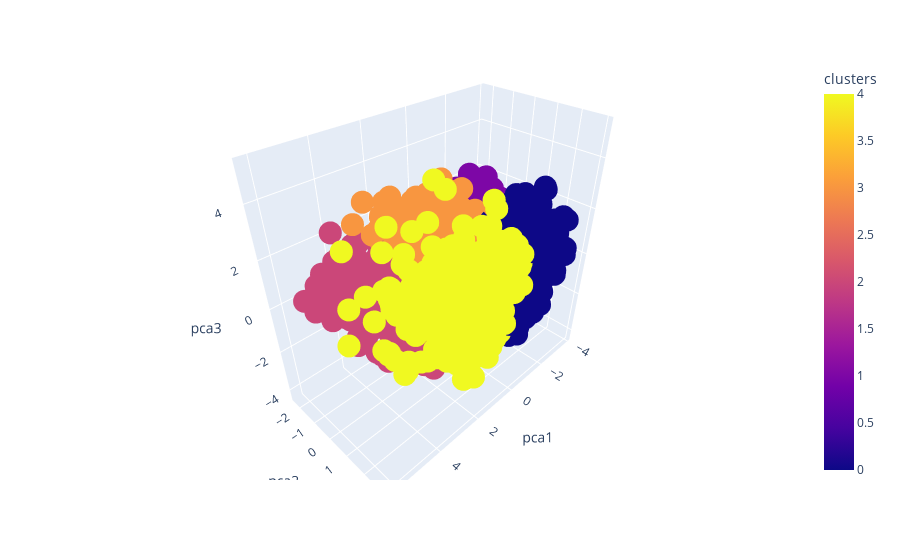

This figure's notebook cell:
### Code cell
import plotly.express as px

fig = px.scatter_3d(pca_df, x = "pca1", y = "pca2", z = "pca3", color = "clusters")
fig.show()

### Figure 1 — Plotly figure (JSON) as saved in the notebook; plotly's stock layout.template omitted (floating-point values rounded to 4 significant figures; data arrays with more than 128 entries replaced by an {"elided": "..."} marker saying what was removed)
{"data": [{"hovertemplate": "pca1=%{x}<br>pca2=%{y}<br>pca3=%{z}<br>clusters=%{marker.color}<extra></extra>", "legendgroup": "", "marker": {"color": {"elided": "2823 int values"}, "coloraxis": "coloraxis", "symbol": "circle"}, "mode": "markers", "name": "", "scene": "scene", "showlegend": false, "type": "scatter3d", "x": {"elided": "2823 float values"}, "y": {"elided": "2823 float values"}, "z": {"elided": "2823 float values"}}], "layout": {"coloraxis": {"colorbar": {"title": {"text": "clusters"}}, "colorscale": [[0, "#0d0887"], [0.1111, "#46039f"], [0.2222, "#7201a8"], [0.3333, "#9c179e"], [0.4444, "#bd3786"], [0.5556, "#d8576b"], [0.6667, "#ed7953"], [0.7778, "#fb9f3a"], [0.8889, "#fdca26"], [1, "#f0f921"]]}, "legend": {"tracegroupgap": 0}, "margin": {"t": 60}, "scene": {"domain": {"x": [0, 1], "y": [0, 1]}, "xaxis": {"title": {"text": "pca1"}}, "yaxis": {"title": {"text": "pca2"}}, "zaxis": {"title": {"text": "pca3"}}}}}
